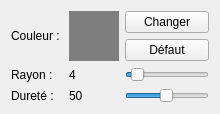
       <widget class="QWidget" name="tab_3">
        <attribute name="title">
         <string>Couleur</string>
        </attribute>
        <layout class="QGridLayout" name="gridLayout">
         <item row="1" column="1">
          <widget class="QWidget" name="editTerrainTextureColor" native="true">
           <property name="minimumSize">
            <size>
             <width>50</width>
             <height>50</height>
            </size>
           </property>
           <property name="styleSheet">
            <string notr="true">background-color:#7f7f7f;</string>
           </property>
          </widget>
         </item>
         <item row="3" column="0">
          <widget class="QLabel" name="label_5">
           <property name="text">
            <string>Dureté :</string>
           </property>
          </widget>
         </item>
         <item row="2" column="0">
          <widget class="QLabel" name="label_4">
           <property name="text">
            <string>Rayon : </string>
           </property>
          </widget>
         </item>
         <item row="1" column="0">
          <widget class="QLabel" name="label_3">
           <property name="text">
            <string>Couleur : </string>
           </property>
          </widget>
         </item>
         <item row="3" column="2">
          <widget class="QSlider" name="editTextureColorHardness">
           <property name="minimum">
            <number>1</number>
           </property>
           <property name="maximum">
            <number>100</number>
           </property>
           <property name="value">
            <number>50</number>
           </property>
           <property name="orientation">
            <enum>Qt::Horizontal</enum>
           </property>
          </widget>
         </item>
         <item row="2" column="2">
          <widget class="QSlider" name="editTextureColorRadius">
           <property name="minimum">
            <number>1</number>
           </property>
           <property name="maximum">
            <number>40</number>
           </property>
           <property name="value">
            <number>4</number>
           </property>
           <property name="orientation">
            <enum>Qt::Horizontal</enum>
           </property>
          </widget>
         </item>
         <item row="3" column="1">
          <widget class="QLabel" name="label_6">
           <property name="text">
            <string>50</string>
           </property>
          </widget>
         </item>
         <item row="2" column="1">
          <widget class="QLabel" name="label_7">
           <property name="text">
            <string>4</string>
           </property>
          </widget>
         </item>
         <item row="1" column="2">
          <layout class="QVBoxLayout" name="verticalLayout_4">
           <item>
            <widget class="QPushButton" name="editTerrainChangeTextureColo">
             <property name="text">
              <string>Changer</string>
             </property>
            </widget>
           </item>
           <item>
            <widget class="QPushButton" name="editTerrainChangeTextureColorDefault">
             <property name="text">
              <string>Défaut</string>
             </property>
            </widget>
           </item>
          </layout>
         </item>
        </layout>
       </widget>
